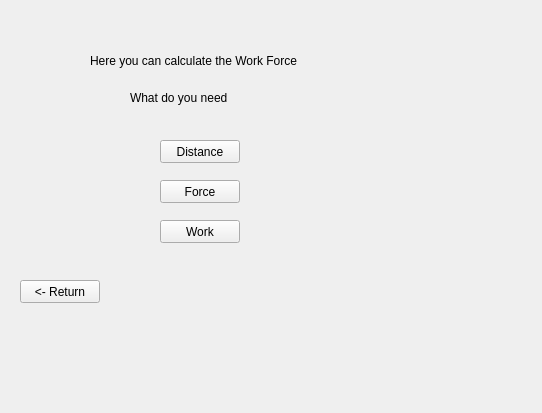
<?xml version="1.0" encoding="UTF-8"?>
<ui version="4.0">
 <class>Form</class>
 <widget class="QWidget" name="Form">
  <property name="geometry">
   <rect>
    <x>0</x>
    <y>0</y>
    <width>542</width>
    <height>413</height>
   </rect>
  </property>
  <property name="windowTitle">
   <string>Form</string>
  </property>
  <widget class="QLabel" name="label">
   <property name="geometry">
    <rect>
     <x>90</x>
     <y>30</y>
     <width>251</width>
     <height>61</height>
    </rect>
   </property>
   <property name="text">
    <string>Here you can calculate the Work Force</string>
   </property>
  </widget>
  <widget class="QPushButton" name="pushButton">
   <property name="geometry">
    <rect>
     <x>20</x>
     <y>280</y>
     <width>80</width>
     <height>23</height>
    </rect>
   </property>
   <property name="text">
    <string>&lt;- Return</string>
   </property>
  </widget>
  <widget class="QLabel" name="label_6">
   <property name="geometry">
    <rect>
     <x>130</x>
     <y>90</y>
     <width>121</width>
     <height>16</height>
    </rect>
   </property>
   <property name="text">
    <string>What do you need</string>
   </property>
  </widget>
  <widget class="QPushButton" name="pushButton_2">
   <property name="geometry">
    <rect>
     <x>160</x>
     <y>140</y>
     <width>80</width>
     <height>23</height>
    </rect>
   </property>
   <property name="text">
    <string>Distance</string>
   </property>
  </widget>
  <widget class="QPushButton" name="pushButton_3">
   <property name="geometry">
    <rect>
     <x>160</x>
     <y>180</y>
     <width>80</width>
     <height>23</height>
    </rect>
   </property>
   <property name="text">
    <string>Force</string>
   </property>
  </widget>
  <widget class="QPushButton" name="pushButton_4">
   <property name="geometry">
    <rect>
     <x>160</x>
     <y>220</y>
     <width>80</width>
     <height>23</height>
    </rect>
   </property>
   <property name="text">
    <string>Work</string>
   </property>
  </widget>
 </widget>
 <resources/>
 <connections/>
</ui>
